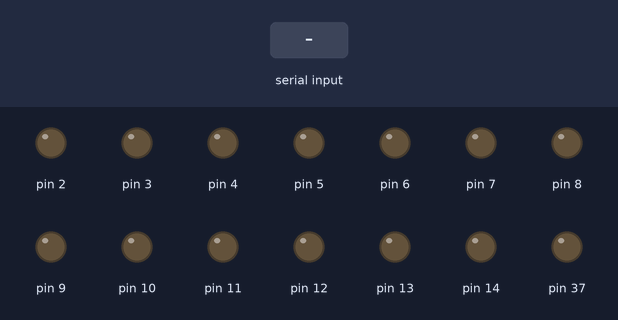
A sketch run on a simulated Arduino Mega 2560, built with avr-gcc and run on an emulated ATmega2560. On the bench: output pins drawn as LEDs (lit = HIGH). The test bench sets the inputs (shaded band).

Above: at 1.2 s.
1.3 s: byte 161 (0xA1) received over Serial
At 1.7 s:
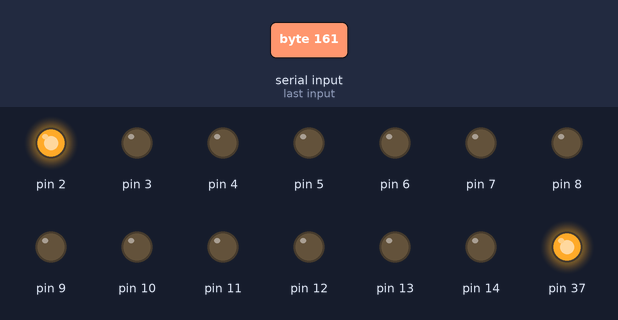
At 6.9 s:
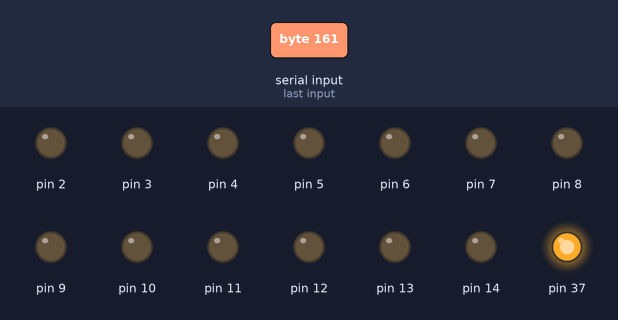
Timing chart, 0 to 8.4 s (numbered marks = the images above; inputs shaded):
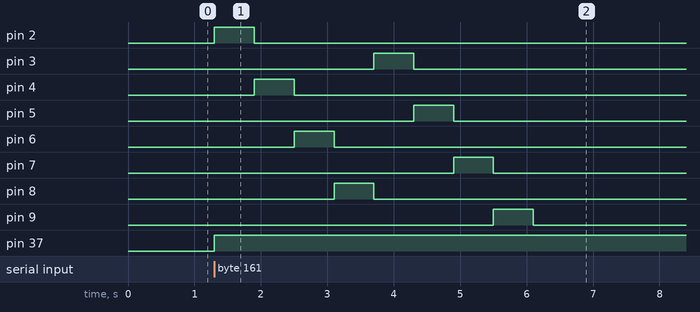

Measured:
- after the input at 1.3 s, pin 2: LOW → HIGH at once, → LOW 0.60 s later; pin 3: LOW → HIGH after 2.4 s, → LOW 0.60 s later; pin 4: LOW → HIGH after 0.60 s, → LOW 0.60 s later; pin 5: LOW → HIGH after 3.0 s, → LOW 0.60 s later; pin 6: LOW → HIGH after 1.2 s, → LOW 0.60 s later

The sketch:

sketch_feb24a.ino
```cpp
const int buttonOne = 65;
const int buttonTwo = 67;

void setup() {
  Serial.begin(9600);

  for(int i = 2; i <= 37; i++) {
    pinMode(i, OUTPUT);
  }

  pinMode(buttonOne, INPUT_PULLUP);
  pinMode(buttonTwo, INPUT_PULLUP);
}

void loop() {
  if (Serial.available()) {
    digitalWrite(37, HIGH);
    int inByte = Serial.read();

    if (inByte == 0xA1) {
      for(int i = 2; i <= 9; i++) {
        if ((i % 2) == 0) {
          digitalWrite(i, HIGH);
          delay(600);
          digitalWrite(i, LOW);
        }
      }
      for(int i = 2; i <= 9; i++) {
        if ((i % 2) != 0) {
          digitalWrite(i, HIGH);
          delay(600);
          digitalWrite(i, LOW);
        }
      }
    } else if (inByte == 0xB1) {
      digitalWrite(37, LOW);
    }
  }
}
```
